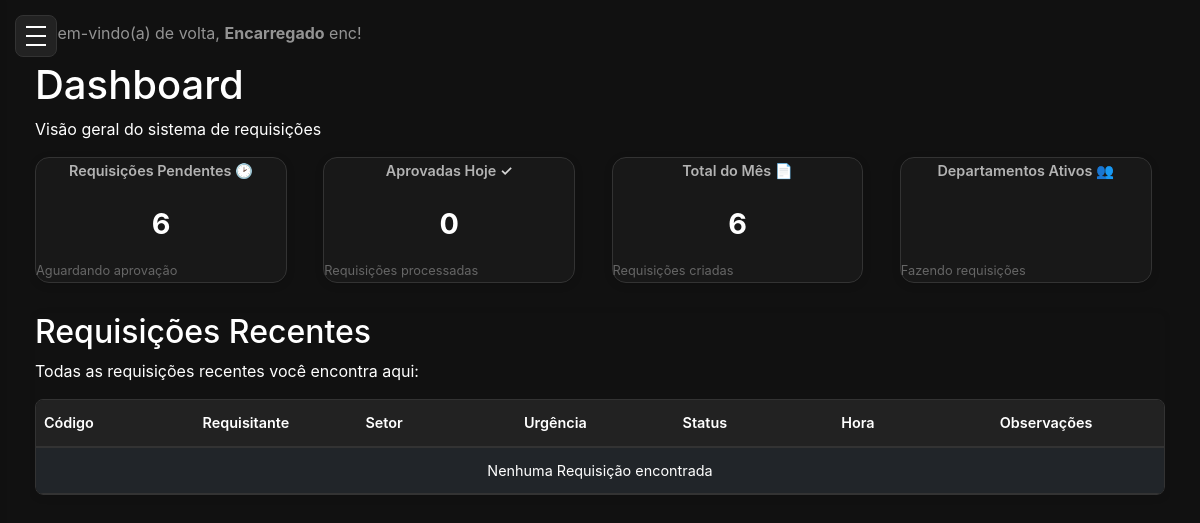
The app's page /dashboard/ (signed in), older data.
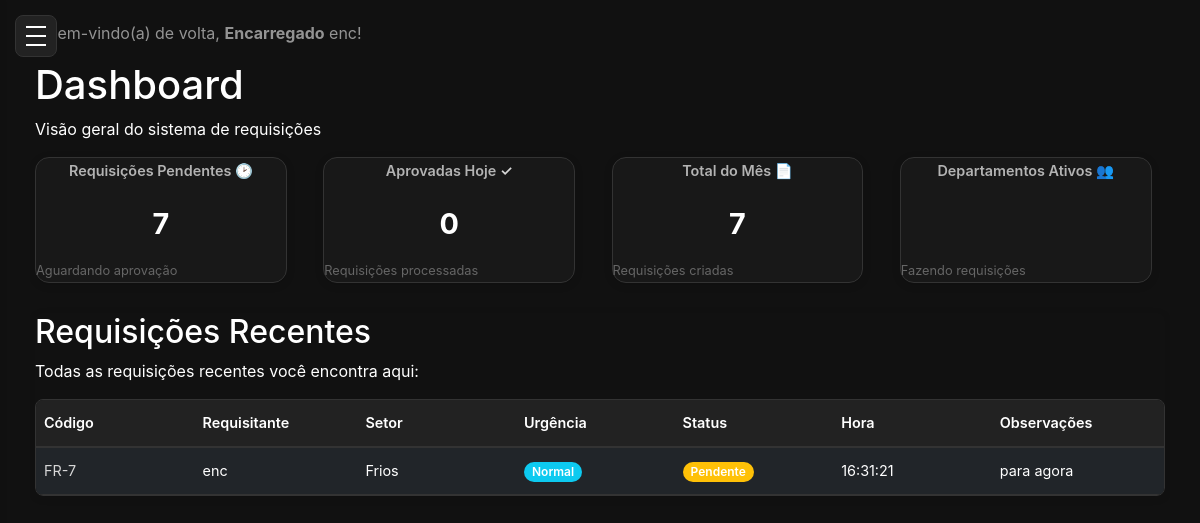
The same page, newer data.
### core/models.py (models this page shows, shortened)
class Request(models.Model):
    id = models.UUIDField(primary_key=True, default = uuid.uuid4, editable=False)
    requester = models.ForeignKey(User,
        on_delete=models.PROTECT,
        related_name='requests_made',
        verbose_name="Requisitante",
    )
    atendido_por = models.ForeignKey(User,
        on_delete=models.SET_NULL,
        related_name='requests_attended',
        verbose_name="Atendido por",
        null=True, blank=True
    )
    sector = models.ForeignKey(Sector,
        on_delete=models.PROTECT,
        related_name='requests_from_sector',
        verbose_name="Setor",
    )
    request_code = models.CharField(max_length=20, unique=True, blank=True, null=True, verbose_name="Código da Requisição")
    urgency = models.CharField(
        max_length=10,
        choices=Urgency.choices,
        default=Urgency.NORMAL,
        verbose_name="Urgência",
    )
    observations = models.TextField(max_length=255, verbose_name="Observações")
    status = models.CharField(
        max_length=15,
        choices=RequestStatus.choices,
        default=RequestStatus.PENDING,
        verbose_name="Status",
    )
    created_at = models.DateTimeField(auto_now_add=True, verbose_name="Data da Requisição")
    updated_at = models.DateTimeField(auto_now=True, verbose_name="Ultima Atualização")
    class Meta:
        verbose_name = 'Requisição'
        verbose_name_plural = 'Requisições'
        ordering = ['-created_at']

class User(AbstractUser):
    id = models.UUIDField(primary_key=True, default = uuid.uuid4, editable=False)
    email = models.EmailField(unique=True)
    role = models.CharField(
        max_length=20,
        choices=Role.choices,
        default=Role.Almoxarife,
        verbose_name='Função',
    )
    sector = models.ForeignKey(Sector, on_delete=models.SET_NULL, blank=True, null=True)
    is_active = models.BooleanField(default=True, verbose_name="Ativo")
    USERNAME_FIELD = 'email'  # Ou 'email' se quiser autenticar por email
    REQUIRED_FIELDS = ['username']  # Garante que o email é obrigatório no admin
    class Meta:
        verbose_name = 'Usuário'
        verbose_name_plural = 'Usuários'

class Sector(models.Model):
    id = models.UUIDField(primary_key=True, default = uuid.uuid4, editable=False)
    name = models.CharField(max_length=100, unique=True, verbose_name="Nome do Setor")
    created_at = models.DateTimeField(auto_now_add=True)
    updated_at = models.DateTimeField(auto_now=True)
    class Meta:
        verbose_name = 'Setor'
        verbose_name_plural = 'Setores'
        ordering = ['name'] #Ordernar por nome Padrão

### core/views.py (the view, shortened to what this page needs)
# urls.py: path('dashboard/', views.dashboard, name='dashboard'),
@login_required
def dashboard(request):
    now = timezone.now()
    papel = request.user.role
    today = timezone.localdate()
    if papel == Role.Encarregado:
        requisicoes_do_dia = Request.objects.filter(requester=request.user, created_at__date=today).order_by('-created_at')
    else:
        requisicoes_do_dia = Request.objects.filter(created_at__date=today).order_by('-created_at')
    context = {
        'now': now,
        'user': request.user,
        'papel': papel,
        'requisicoes_do_dia': requisicoes_do_dia,
        'data_today': today,
    }
    stats_qs = Request.objects.all()
    user_stats_qs = Request.objects.filter(requester=request.user)
    if papel == Role.Encarregado:
        pendentes = user_stats_qs.filter(status=RequestStatus.PENDING).count()
        aprovadas_hoje = user_stats_qs.filter(status=RequestStatus.APPROVED, updated_at__date=today).count()
        total_mes = user_stats_qs.filter(created_at__month=now.month, created_at__year=now.year).count()
        context.update({
            'pendentes': pendentes,
            'aprovadas_hoje': aprovadas_hoje,
            'total_mes': total_mes,
        })
    alertas = []
    urgentes_pendentes = Request.objects.filter(status=RequestStatus.PENDING, urgency='URGENTE').count()
    context['alertas'] = alertas
    base_recentes_qs = Request.objects.all()
    if papel == Role.Encarregado:
        base_recentes_qs = Request.objects.filter(requester=request.user)
    recentes_qs = base_recentes_qs.filter(
        Q(status=RequestStatus.EM_ATENDIMENTO) | Q(status=RequestStatus.PENDING)
    ).order_by('-updated_at')[:5]
    recentes = []
    for req in recentes_qs:
        if req.status == RequestStatus.PENDING:
            status_cor = 'warning'
        elif req.status == RequestStatus.EM_ATENDIMENTO:
            status_cor = 'primary'
        elif req.status == RequestStatus.APPROVED:
            status_cor = 'success'
        else:
            status_cor = 'secondary'
        recentes.append({
            'status': dict(RequestStatus.choices).get(req.status, req.status),
            'status_cor': status_cor,
            'request_code': req.request_code,
            'first_item': req.items.first().item_requested if req.items.exists() else 'N/A',
            'solicitante': req.requester.get_full_name() or req.requester.username,
            'setor': req.sector.name if req.sector else '',
            'data': req.updated_at, # Usar updated_at para refletir atividade recente
            'id': req.id
        })
    context['recentes'] = recentes
    return render(request, 'core/dashboard.html', context)

### templates/core/dashboard.html (shortened to what this page needs)
{% extends "base.html" %}
{% load static %}
{% block content %}
    <h1>Dashboard</h1>
    <p>Visão geral do sistema de requisições</p>
    <div class="cards-container">
        <div class="card">
            <div class="card-title">Requisições Pendentes <span class="card-icon">&#128337;</span></div>
            <div class="card-value">{{ pendentes }}</div>
            <div class="card-desc">Aguardando aprovação</div>
        </div>
        <div class="card">
            <div class="card-title">Aprovadas Hoje <span class="card-icon">&#10003;</span></div>
            <div class="card-value">{{ aprovadas_hoje }}</div>
            <div class="card-desc">Requisições processadas</div>
        </div>
        <div class="card">
            <div class="card-title">Total do Mês <span class="card-icon">&#128196;</span></div>
            <div class="card-value">{{ total_mes }}</div>
            <div class="card-desc">Requisições criadas</div>
        </div>
        <div class="card">
            <div class="card-title">Departamentos Ativos <span class="card-icon">&#128101;</span></div>
            <div class="card-desc">Fazendo requisições</div>
        </div>
    </div>
    <div class="table-wrapper">
        <h2>Requisições Recentes</h2>
        <p>Todas as requisições recentes você encontra aqui:</p>
        <div class="table-responsive-wrapper">
            <table class="table table-dark table-borderless table-hover">
                <thead>
                    <tr>
                        <th>Código</th>
                        <th>Requisitante</th>
                        <th>Setor</th>
                        <th>Urgência</th>
                        <th>Status</th>
                        <th>Hora</th>
                        <th>Observações</th>
                    </tr>
                </thead>
                <tbody>
                    {% for req in requisicoes_do_dia %}
                        <tr>
                            <td><a href="{% url 'core:detalhe_requisicao' req.id %}">{{ req.request_code }}</a></td>
                            <td>{{ req.requester.get_full_name|default:req.requester.username }}</td>
                            <td>{{ req.sector.name }}</td>
                            <td>
                                {% if req.urgency == 'URGENTE' %}
                                    <span class="badge bg-danger">{{ req.get_urgency_display }}</span>
                                {% else %}
                                    <span class="badge bg-info">{{ req.get_urgency_display }}</span>
                                {% endif %}
                            </td>
                            <td>
                                {% if req.status == 'PENDING' %}
                                    <span class="badge bg-warning">{{ req.get_status_display }}</span>
                                {% elif req.status == 'APPROVED' %}
                                    <span class="badge bg-success">{{ req.get_status_display }}</span>
                                {% else %}
                                    <span class="badge bg-secondary">{{ req.get_status_display }}</span>
                                {% endif %}
                            </td>
                            <td>{{ req.created_at|date:"H:i:s" }}</td>
                            <td>{{ req.observations|truncatechars:50 }}</td>
                        </tr>
                    {% empty %}
                        <tr>
                            <td colspan="7" class="text-center">Nenhuma Requisição encontrada</td>
                        </tr>
                    {% endfor %}
                </tbody>
            </table>
        </div>
    </div>
{% endblock %}

Row changes from the older to the newer data that the page shows:
added Request: request_code "FR-7", requester.get_full_name "enc", sector.name "Frios", urgency "Normal", status "Pendente", created_at "16:31:21", observations "para agora"
Text that changed along with them:
{{ pendentes }}: "6" → "7"
{{ total_mes }}: "6" → "7"
text no longer shown: "Nenhuma Requisição encontrada"
